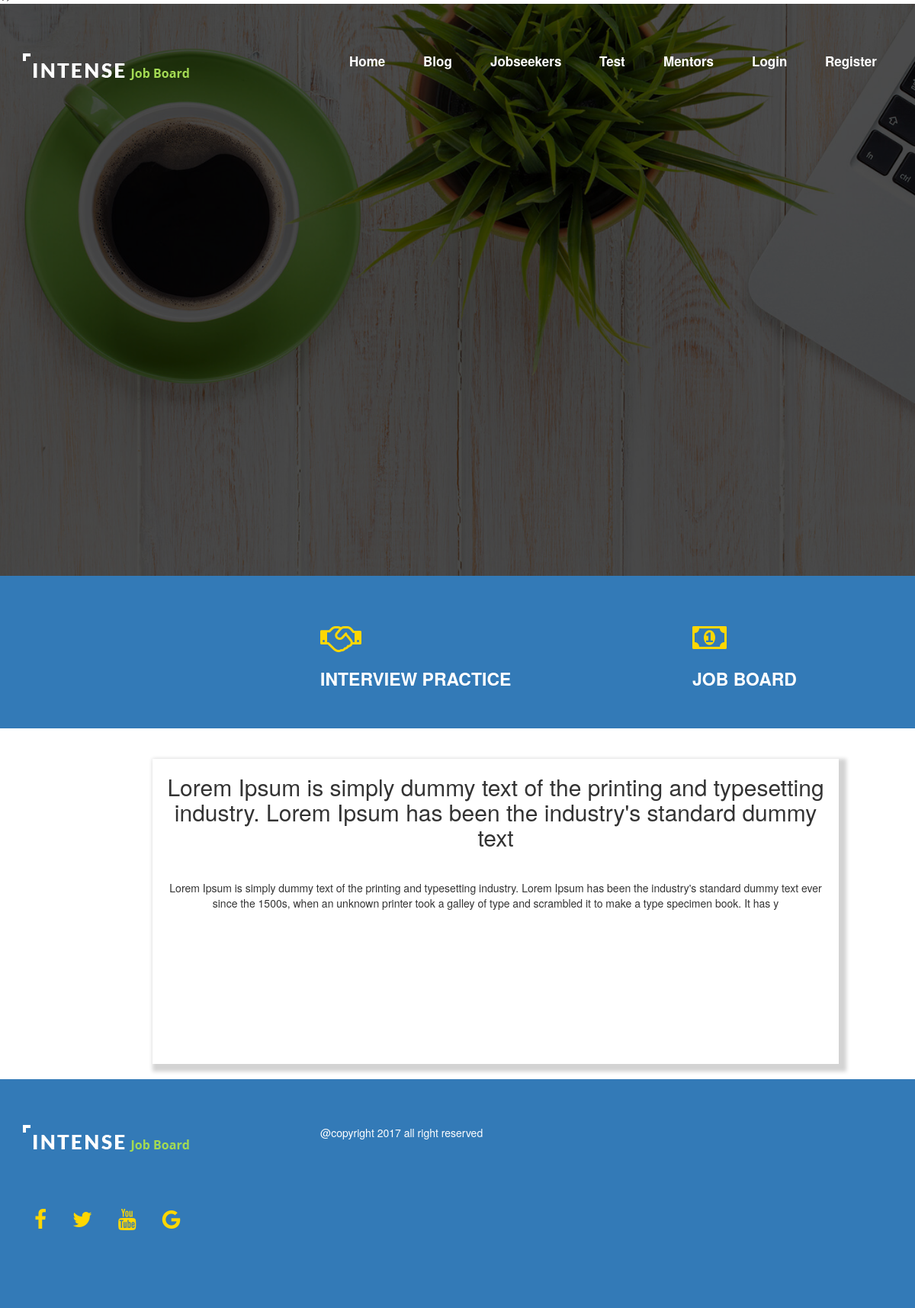
Screenshot of /index.php/blog/view_single_post/2 with the database file from the repository.
### tables this page shows
CREATE TABLE `post` (
  `post_id` int(11) NOT NULL,
  `title` varchar(255) NOT NULL,
  `description` varchar(255) NOT NULL,
  `image` varchar(255) NOT NULL,
  `user_id` varchar(255) NOT NULL,
  `c_id` int(11) NOT NULL
);

### application/models/blog_model.php (called while the page is built, shortened)
<?php
class blog_model extends CI_Model{
	public function single_post($id){
			$result = $this->db->where('post_id',$id)
				->get("post");
				return $result->result();
	}
}
?>

### application/controllers/Blog.php (called while the page is built, shortened)
<?php
class Blog extends CI_Controller {
public function view_single_post($id){
	$result['result'] =$this->blog_model->single_post($id);
	$this->load->view("public/single_post",$result);
	}
}

### index.php (called while the page is built, shortened)
<?php
require_once BASEPATH.'core/CodeIgniter.php';

### application/views/public/single_post.php (the view, shortened to what this page needs)
<?php include("inc/header.php");?>
<?php foreach($result as $key => $data):?>
                            <div class="col-md-9 col-md-offset-2   mgr-top-40 box">
                                <div class="mgr-top-20">
                                    <h2 class="text-center"><?php echo $data->title; ?></h2>
                                </div>
                                <div class="mgr-top-20 text-center">
                                    <p><?php echo $data->description; ?></p>
                                </div>
                            </div>
<?php endforeach; ?>
<?php include("inc/footer.php"); ?>

### assets/css/style.css (style rules this page uses)
* { margin:0px; padding: 0px; }
body { margin-top: -15px !important; }
.mgr-top-20 { margin-top: 20px; }
.mgr-top-40 { margin-top: 40px; }
.box { background: white; min-height: 400px; box-shadow: 5px 5px 5px 5px lightgray; }

### rows the page displays
post: title "Lorem Ipsum is simply dummy text of the printing and typesetting industry. Lorem Ipsum has been the industry's standard dummy text", description "Lorem Ipsum is simply dummy text of the printing and typesetting industry. Lorem Ipsum has been the industry's standard dummy text ever since the 1500s, when an unknown printer took a galley of type and scrambled it to make a type specimen book. It has y"
